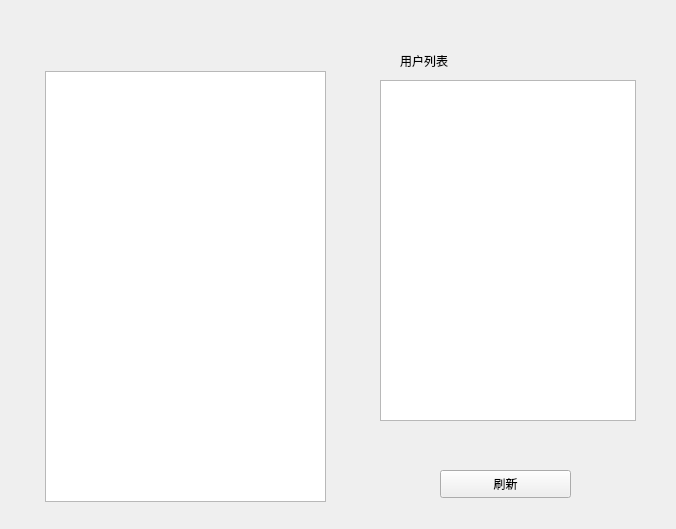
<?xml version="1.0" encoding="UTF-8"?>
<ui version="4.0">
 <class>Server</class>
 <widget class="QWidget" name="Server">
  <property name="geometry">
   <rect>
    <x>0</x>
    <y>0</y>
    <width>676</width>
    <height>529</height>
   </rect>
  </property>
  <property name="windowTitle">
   <string>Servers_1</string>
  </property>
  <widget class="QTextBrowser" name="textBrowser">
   <property name="geometry">
    <rect>
     <x>45</x>
     <y>71</y>
     <width>281</width>
     <height>431</height>
    </rect>
   </property>
  </widget>
  <widget class="QLabel" name="label">
   <property name="geometry">
    <rect>
     <x>400</x>
     <y>40</y>
     <width>141</width>
     <height>41</height>
    </rect>
   </property>
   <property name="text">
    <string>用户列表</string>
   </property>
  </widget>
  <widget class="QListWidget" name="listWidget">
   <property name="geometry">
    <rect>
     <x>380</x>
     <y>80</y>
     <width>256</width>
     <height>341</height>
    </rect>
   </property>
  </widget>
  <widget class="QPushButton" name="pushButton_Flash">
   <property name="geometry">
    <rect>
     <x>440</x>
     <y>470</y>
     <width>131</width>
     <height>28</height>
    </rect>
   </property>
   <property name="text">
    <string>刷新</string>
   </property>
  </widget>
 </widget>
 <layoutdefault spacing="6" margin="11"/>
 <resources/>
 <connections/>
</ui>
